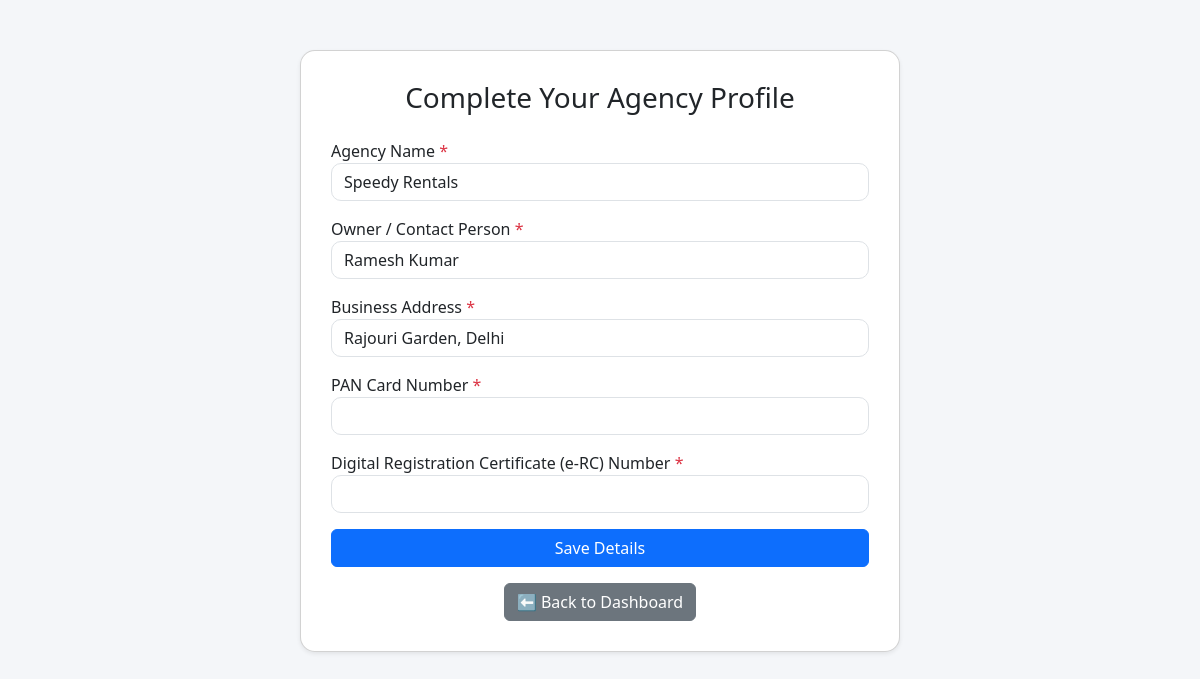
Page /agency/agency_form_updates.php (signed in) on the committed database.
### tables this page shows
CREATE TABLE `agency_details` (
  `id` int(11) NOT NULL,
  `user_id` int(11) NOT NULL,
  `agency_name` varchar(150) NOT NULL,
  `owner_name` varchar(100) NOT NULL,
  `address` varchar(255) NOT NULL,
  `created_at` timestamp NOT NULL DEFAULT current_timestamp()
);

### agency/agency_form_updates.php (the view, shortened to what this page needs)
<?php
require '../config/db.php';
$agency_id = $_SESSION['user_id'];
$stmt_check = $conn->prepare("SELECT * FROM agency_details WHERE user_id=?");
$stmt_check->bind_param("i", $agency_id);
$stmt_check->execute();
$res_check = $stmt_check->get_result();
$agency = $res_check->fetch_assoc();
?>
<!DOCTYPE html>
<html>
<head>
    <link href="https://cdn.jsdelivr.net/npm/bootstrap@5.3.0/dist/css/bootstrap.min.css" rel="stylesheet">
</head>
<body>
<div class="container">
    <div class="card shadow-sm">
        <h3 class="mb-4 text-center">Complete Your Agency Profile</h3>
        <form method="POST">
            <div class="mb-3">
                <label>Agency Name <span class="text-danger">*</span></label>
                <input type="text" name="agency_name" class="form-control" required
                       value="<?= htmlspecialchars($_POST['agency_name'] ?? $agency['agency_name'] ?? ''); ?>">
            </div>
            <div class="mb-3">
                <label>Owner / Contact Person <span class="text-danger">*</span></label>
                <input type="text" name="owner_name" class="form-control" required
                       value="<?= htmlspecialchars($_POST['owner_name'] ?? $agency['owner_name'] ?? ''); ?>">
            </div>
            <div class="mb-3">
                <label>Business Address <span class="text-danger">*</span></label>
                <input type="text" name="address" class="form-control" required
                       value="<?= htmlspecialchars($_POST['address'] ?? $agency['address'] ?? ''); ?>">
            </div>
            <div class="mb-3">
                <label>PAN Card Number <span class="text-danger">*</span></label>
                <input type="text" name="pan_number" class="form-control" required
                       value="<?= htmlspecialchars($_POST['pan_number'] ?? $agency['pan_number'] ?? ''); ?>">
            </div>
            <div class="mb-3">
                <label>Digital Registration Certificate (e-RC) Number <span class="text-danger">*</span></label>
                <input type="text" name="drc_number" class="form-control" required
                       value="<?= htmlspecialchars($_POST['drc_number'] ?? $agency['drc_number'] ?? ''); ?>">
            </div>
            <button type="submit" class="btn btn-primary w-100">Save Details</button>
        </form>
        <div class="mt-3 text-center">
            <a href="dashboard.php" class="btn btn-secondary">⬅ Back to Dashboard</a>
        </div>
    </div>
</div>
</body>
</html>

### agency/agency_form_updates.php (style rules this page uses)
body { background: #f4f6f9; }
.card { border-radius:15px; max-width:600px; margin:auto; margin-top:50px; padding:30px; }
.form-control { border-radius:10px; }

### rows in the picture
agency_details: agency_name "Speedy Rentals", owner_name "Ramesh Kumar", address "Rajouri Garden, Delhi"
